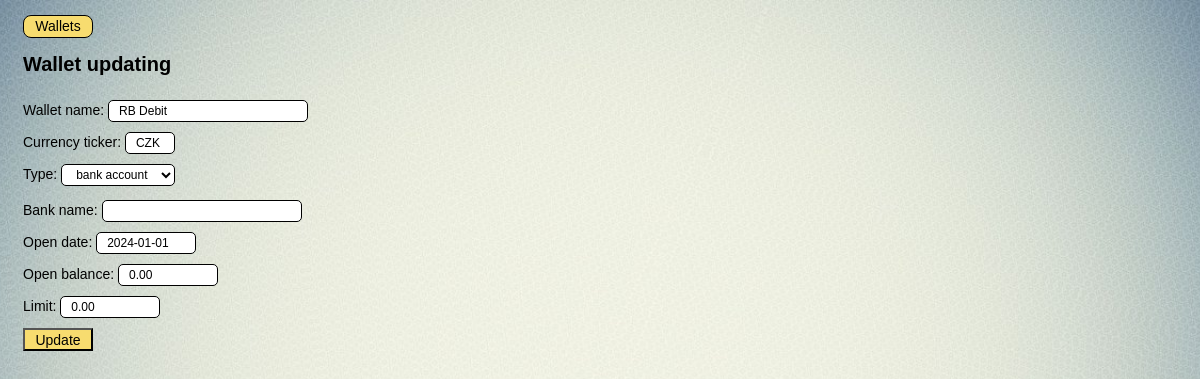
The page /finance/home_wlt/1/update_wlt/ on the database as committed earlier.
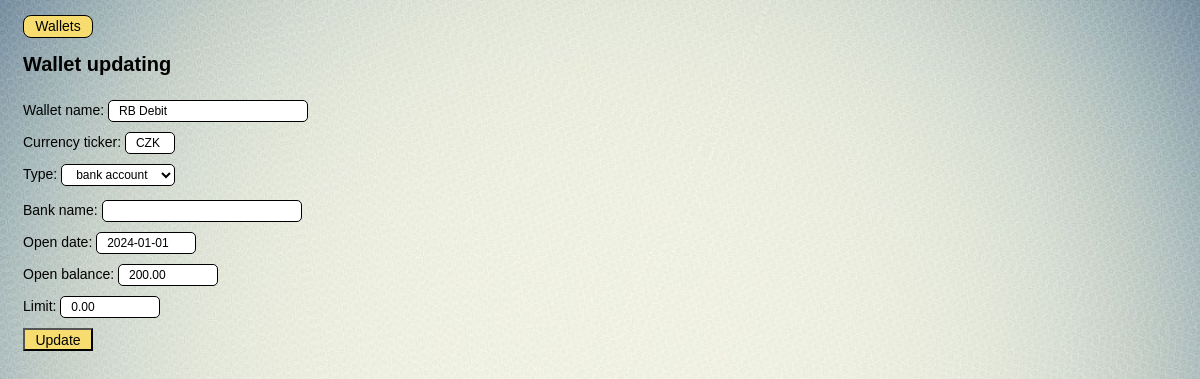
The same page on the database as committed later.
### finance/models.py (models this page shows, shortened)
class Wallet(models.Model):
    W_TYPES = (
        ('a', 'account'),
        ('b', 'bank account'),
        ('c', 'cash'),
        )
    w_name = models.CharField(max_length=20, verbose_name = 'Wallet name')
    w_ticker = models.CharField(max_length=3, verbose_name = 'Currency ticker')
    w_type = models.CharField(max_length=1, choices=W_TYPES, verbose_name = 'Type')
    w_bank = models.CharField(max_length=25, verbose_name = 'Bank name', blank=True)
    w_date = models.DateField(db_index=True, verbose_name = 'Open date')
    w_balance = models.DecimalField(max_digits=12, decimal_places=2, verbose_name = 'Open balance', default=0.00)
    f_name = models.CharField(max_length=24, blank=True, verbose_name='Full wallet name')
    w_limit = models.DecimalField(max_digits=12, decimal_places=2, verbose_name = 'Limit', default=0.00)
    class Meta:
        verbose_name = 'wallet'
        verbose_name_plural = 'wallets'
        ordering = ['w_name']

### finance/views.py (the view, shortened to what this page needs)
# urls.py: path('home_wlt/<int:pk>/update_wlt/', Update_wlt.as_view(), name = 'update_wlt'),
class Update_wlt(UpdateView):#____________________________________________Update_wlt
    model = Wallet
    form_class = Form_create_wlt
    template_name = 'finance/tmplt_update_wlt.html'

### finance/forms.py
class Form_create_wlt(forms.ModelForm):#__________________________________________Form_create_wlt
    class Meta:
        model = Wallet
        fields = ['w_name', 'w_ticker', 'w_type', 'w_bank', 'w_date', 'w_balance', 'w_limit']
    def __init__(self, *args, **kwargs):
        super(Form_create_wlt, self).__init__(*args, **kwargs)
        self.fields['w_name'].widget.attrs.update({'style': 'width: 200px;'})
        self.fields['w_ticker'].widget.attrs.update({'style': 'width: 50px;'})
        self.fields['w_bank'].widget.attrs.update({'style': 'width: 200;'})

### finance/templates/finance/tmplt_update_wlt.html (shortened to what this page needs)
{% extends 'layout/basic.html' %}
{% load static %}
{% block menu %}
    <div class = 'nav'>
        <button class="btn nav_btn" onclick="location.href='{% url 'home' %}'">Wallets</button>
    </div>
{% endblock %}
{% block header %} <h1> Wallet updating </h1>{% endblock %}
{% block left_side %}
   <form method='POST'>
        {{ form.as_p }}
        <button type='submit' class="nav_btn">Update</button>
    </form>
{% endblock %}

### finance/templates/layout/basic.html (shortened to what this page needs)
{% load static %}
<html lang="en">
    <head>
        <link rel="stylesheet" href="https://cdn.jsdelivr.net/npm/flatpickr/dist/flatpickr.min.css">
        <link rel='stylesheet' type='text/css' href="{% static 'finance/style.css' %}">
    </head>
    <body>
        {% block menu %}{% endblock %}
        {% block header %}{% endblock %}
        <div class='flex-container'>
            <div class='left_side'>
                {% block left_side %}
                {% endblock%}
            </div>
        </div>
    </body>
</html>

### finance/static/finance/style.css (style rules this page uses)
body { background-image: url('bg_v2.jpg'); background-size: cover; background-repeat: no-repeat; background-position: center; font-family: Arial, sans-serif; text-decoration: none; color: black; appearance: none; -webkit-appearance: none; -moz-appearance: none; }
.nav { display: flex; flex-direction: row; margin: 15px 10px 5px 5px; padding: 0px 5px 0px 10px; text-align: left; width: auto; }
h1 { font-size: 20px; font-weight: bold; margin: 15px 30px 0px 15px; }
.btn { border: 1px solid black; line-height: 1.1; cursor: pointer; transition: transform 0.2s; text-decoration: none; text-align: center; border-radius: 8px; white-space: normal; word-wrap: break-word; width: auto; max-width: 100%; }
.nav_btn { background-color: rgb(247, 220, 111); min-width: 70px; min-height: 23px; height: fit-content; margin: 0px 7px 0px 0px; font-size: 14px; }
.flex-container { display: flex; flex-direction: row; }
.flex-container > .left_side { margin: 0px 0px 5px 5px; padding: 0px 0px 0px 0px; width: auto; }
form { font-size: 14px; padding: 10px 10px 15px 10px; margin: 0px 0px 0px 0px; }
input[type="text"], [type="number"], textarea { padding: 0px 5px 0px 10px; height: 22px; width: 100px; margin: 0px 10px -5px 0px; border: 1px solid black; font-size: 12px; border-radius: 5px; }
select { font-size: 12px; padding: 2px 10px 2px 10px; margin: 0px 5px 0px 0px; background-color: white; border: 0.5px solid black; cursor: pointer; border-radius: 5px; height: 22px; }

Rows that differ between the two databases and show on the page:
changed Wallet "RB Debit": w_balance "0.00" → "200.00"
